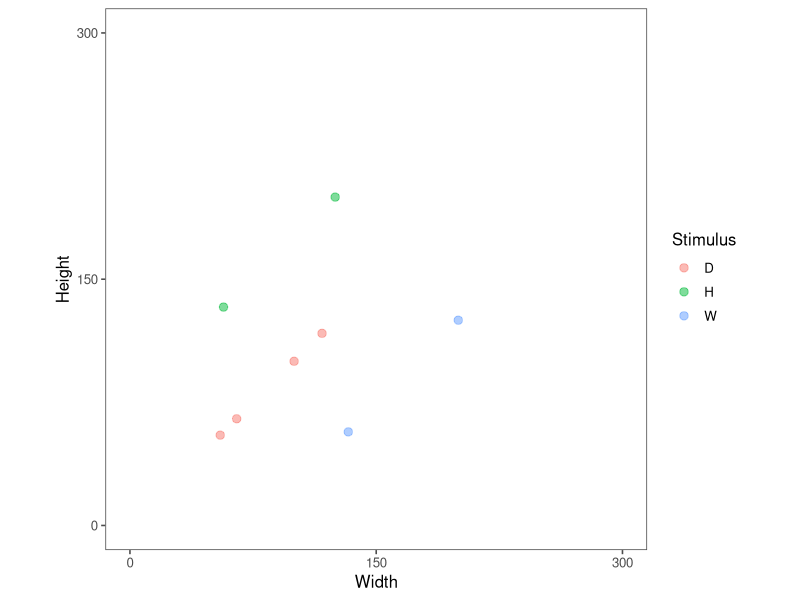
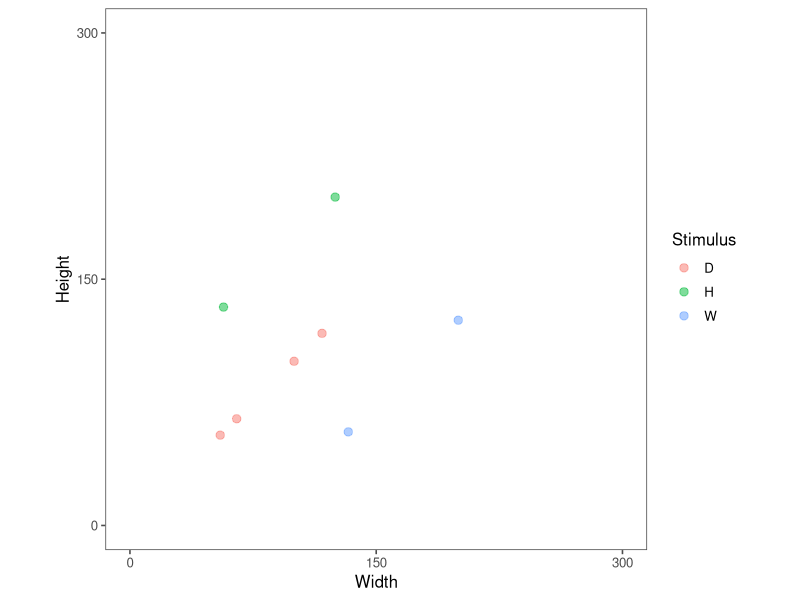

Write the R code that produced these figures, in order. (Note: this script raises an error after producing the figures.)
# create stimuli for comparability exp
# catch & fillers are created on the fly during experiment
# winter 2025
# setup ======================================================================
# clear environment
rm(list=ls())

# libraries
library(tidyverse)
library(here)

# necessary functions
distance <- function(a,b) sqrt( (a[1]-b[1])^2 + (a[2]-b[2])^2  )
compute_tdd <- function(stim,area) round((1-prod(stim)/area),digits=2)*100

# make stim ======================================================================

# three diagonals
h_upper <- c(125,200)
w_upper <- rev(h_upper)

h_lower <- c(57,133)
w_lower <- rev(h_lower)

# distances are approximately the same across diagonals9
distance(h_lower,w_lower)
distance(h_upper,w_upper)

# areas of each diagonal
area_lower <- prod(h_lower)
area_upper <- prod(h_upper)

# decoy areas - lower diagonal
area_lower_45 <- area_lower*.55
area_lower_60 <- area_lower*.40

# make decoys - lower diagonal
d_lower_45 <- round(rep(sqrt(area_lower_45),2))
d_lower_60 <- round(rep(sqrt(area_lower_60),2))

# tdd check
compute_tdd(d_lower_45, area_lower)
compute_tdd(d_lower_60, area_lower)

# decoy areas - upper diagonal
area_upper_45 <- area_upper*.55
area_upper_60 <- area_upper*.40

# make decoys - upper diagonal
d_upper_45 <- round(rep(sqrt(area_upper_45),2))
d_upper_60 <- round(rep(sqrt(area_upper_60),2))

# tdd check
compute_tdd(d_upper_45, area_upper)
compute_tdd(d_upper_60, area_upper)

# combine stim ======================================================================
# combine all stim in tmp matrix
stim_tmp <- rbind(
  "h_lower_0"=h_lower,
  "w_lower_0"=w_lower,
  "d_lower_45"=d_lower_45,
  "d_lower_60"=d_lower_60,
  "h_upper_0"=h_upper,
  "w_upper_0"=w_upper,
  "d_upper_45"=d_upper_45,
  "d_upper_60"=d_upper_60
)

# combine into nice df
all_stim <- tibble(
  name=rownames(stim_tmp),
  w=unname(stim_tmp[,1]),
  h=unname(stim_tmp[,2])
) %>%
  separate(name,into=c("name","diag","distance")) %>%
  mutate(distance=as.numeric(distance),
         distance=na_if(distance,0),
         area=h*w)

# plotting ======================================================================
p <- all_stim %>%
  mutate(name=toupper(name)) %>%
  ggplot(aes(w,h,col=name))+
  geom_point(size=2.5,alpha=.5)+
  labs(x="Width",y="Height")+
  scale_color_discrete(name="Stimulus")+
  scale_x_continuous(breaks=c(0,150,300))+
  scale_y_continuous(breaks=c(0,150,300))+
  coord_fixed(xlim=c(0,300),ylim=c(0,300))+
  ggthemes::theme_few()
p

# saving stim ======================================================================
p
ggsave(filename=here("specs","stim.jpg"),width=4,height=4)
write_csv(all_stim,file=here("specs","all_stim.csv"))

# catch stim ========================================================================
dlower_w <- seq(h_lower[1],w_lower[1])
dlower_h <- lm(h_lower~w_lower)$coefficients["(Intercept)"]-dlower_w

dupper_w <- seq(h_upper[1],w_upper[1])
dupper_h <- lm(h_upper~w_upper)$coefficients["(Intercept)"]-dupper_w

par(pty='s')
plot(NA,NA,xlim=c(0,300),ylim=c(0,300),xlab="w",ylab="h")
points(dlower_w,dlower_h,pch=".")
points(dupper_w,dupper_h,pch=".")

# catch stim ========================================================================
min(all_stim$w)
max(all_stim$w)
min(all_stim$h)
max(all_stim$h)

w <- runif(10000, 56, 195)
h <- runif(10000, 56, 195)
par(pty='s')
plot(NA,NA,xlim=c(0,300),ylim=c(0,300),xlab="w",ylab="h")
points(w,h,pch=".")
a <- w*h
hist(a)
